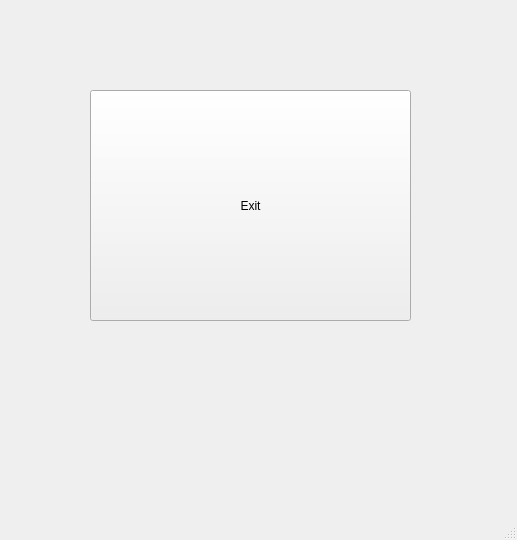
<?xml version="1.0" encoding="UTF-8"?>
<ui version="4.0">
 <class>MainWindow</class>
 <widget class="QMainWindow" name="MainWindow">
  <property name="geometry">
   <rect>
    <x>0</x>
    <y>0</y>
    <width>517</width>
    <height>540</height>
   </rect>
  </property>
  <property name="windowTitle">
   <string>MainWindow</string>
  </property>
  <widget class="QWidget" name="centralwidget">
   <widget class="QPushButton" name="btn_exit">
    <property name="geometry">
     <rect>
      <x>90</x>
      <y>90</y>
      <width>321</width>
      <height>231</height>
     </rect>
    </property>
    <property name="text">
     <string>Exit</string>
    </property>
   </widget>
  </widget>
  <widget class="QMenuBar" name="menubar">
   <property name="geometry">
    <rect>
     <x>0</x>
     <y>0</y>
     <width>517</width>
     <height>26</height>
    </rect>
   </property>
  </widget>
  <widget class="QStatusBar" name="statusbar"/>
 </widget>
 <resources/>
 <connections/>
</ui>
